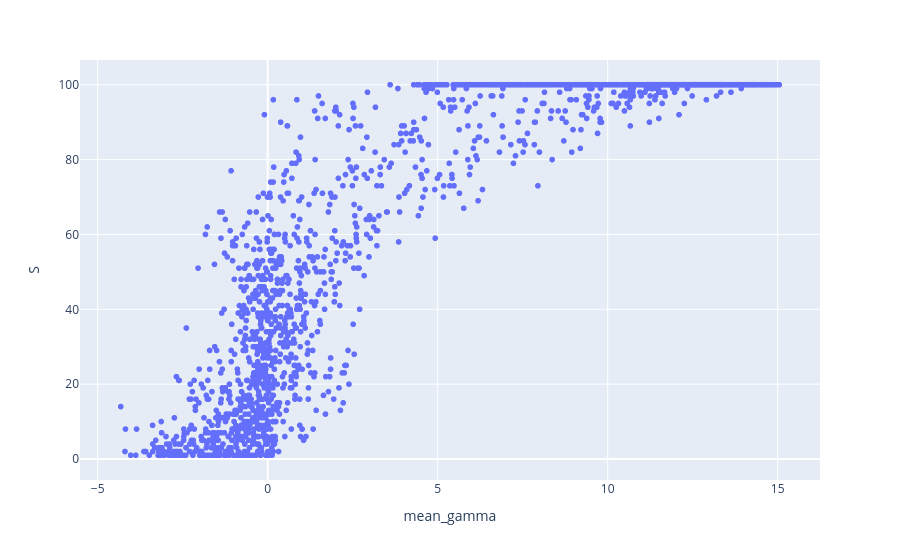

Notebook code for this chart:
### Code cell
px.scatter(
    graphdf.filter(pl.col("wtime") > 5e6),
    x="mean_gamma",
    y="S"
)

### Figure 1 — Plotly figure (JSON) as saved in the notebook; plotly's stock layout.template omitted (floating-point values rounded to 4 significant figures; data arrays with more than 128 entries replaced by an {"elided": "..."} marker saying what was removed)
{"data": [{"hovertemplate": "mean_gamma=%{x}<br>S=%{y}<extra></extra>", "legendgroup": "", "marker": {"color": "#636efa", "symbol": "circle"}, "mode": "markers", "name": "", "showlegend": false, "type": "scattergl", "x": {"elided": "3104 float values"}, "xaxis": "x", "y": {"elided": "3104 int values"}, "yaxis": "y"}], "layout": {"legend": {"tracegroupgap": 0}, "margin": {"t": 60}, "xaxis": {"anchor": "y", "domain": [0, 1], "title": {"text": "mean_gamma"}}, "yaxis": {"anchor": "x", "domain": [0, 1], "title": {"text": "S"}}}}
